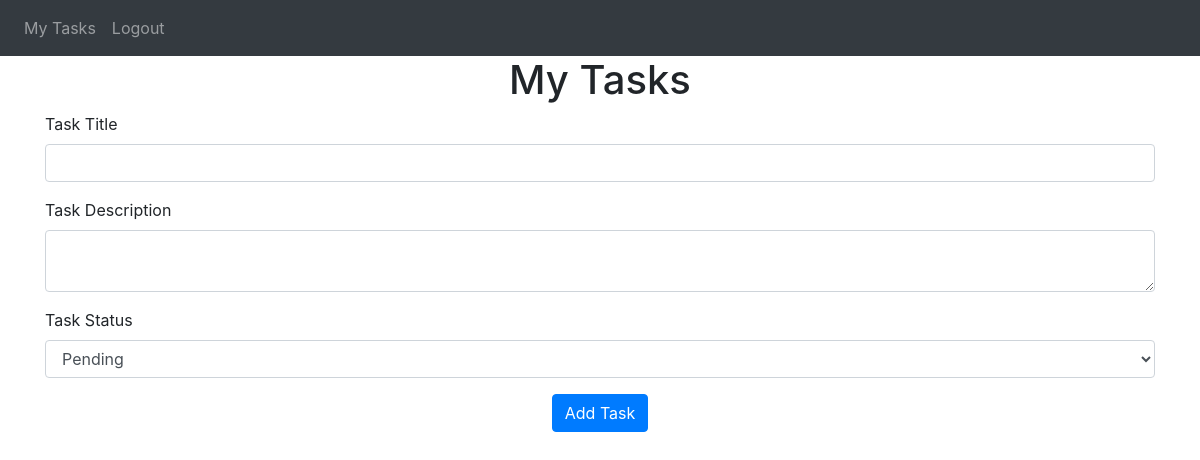
Page / (signed in) on the earlier database version.
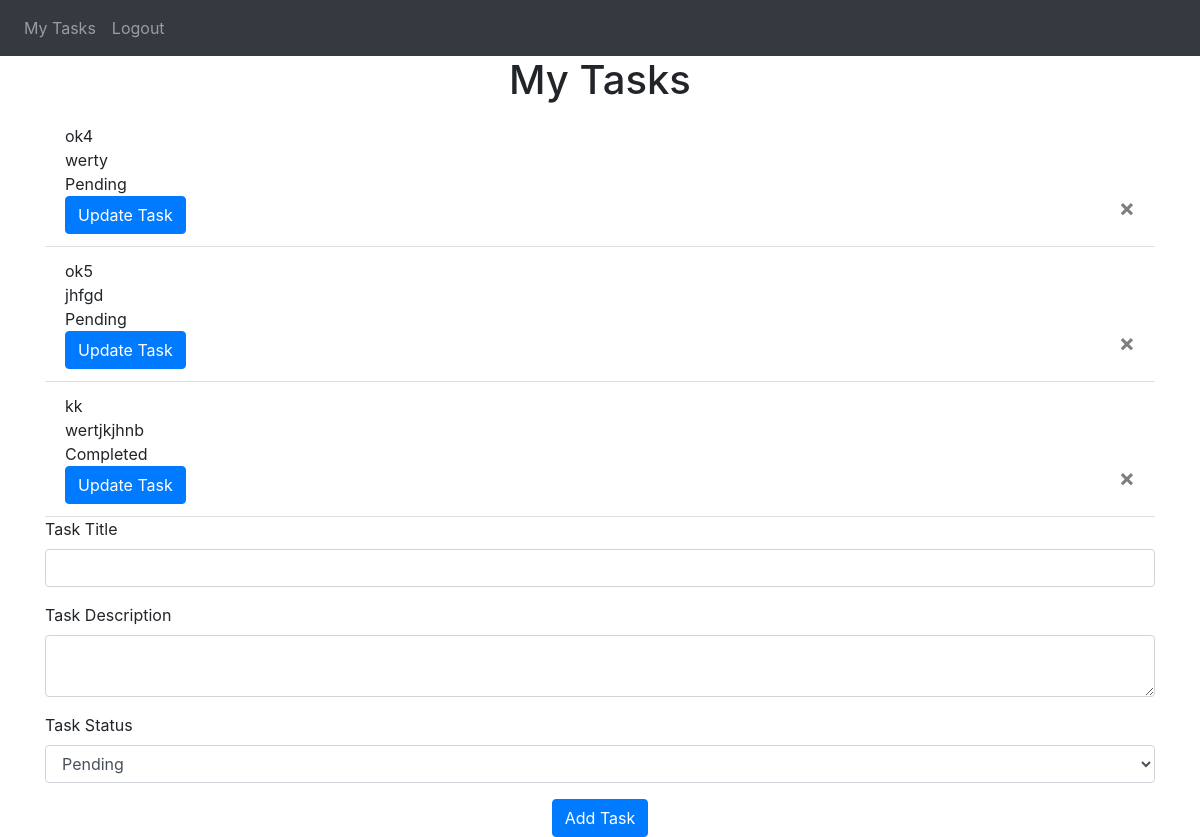
Same page on the later database version.
### website/models.py (models this page shows, shortened)
class Task(db.Model):
    taskId = db.Column(db.Integer, primary_key=True)
    taskTitle = db.Column(db.String(250))
    taskDescription = db.Column(db.Text)
    taskDate = db.Column(db.DateTime(timezone=True), default=func.now())
    taskStatus = db.Column(db.String(50), default=TaskStatus.PENDING.value)  # Use String type
    user_id = db.Column(db.Integer, db.ForeignKey('user.id'))

### website/views.py (the view, shortened to what this page needs)
@views.route('/', methods=['GET', 'POST', 'PUT'])
@login_required
def home():
    return render_template('home.html', user=current_user)

### website/__init__.py (called while the page is built)
def create_app():
    app = Flask(__name__)
    app.config['SECRET_KEY'] = 'hjshjhdjah kjshkjdhjs'
    app.config['SQLALCHEMY_DATABASE_URI'] = f'sqlite:///{DB_NAME}'
    db.init_app(app)
    from .views import views
    from .auth import auth
    app.register_blueprint(views, url_prefix='/')
    app.register_blueprint(auth, url_prefix='/')
    from .models import User, Task
    with app.app_context():
        db.create_all()
    login_manager = LoginManager()
    login_manager.login_view = 'auth.login'
    login_manager.init_app(app)
    @login_manager.user_loader
    def load_user(id):
        return User.query.get(int(id))
    return app

### website/templates/home.html (shortened to what this page needs)
{% extends "base.html" %}
{% block content %}
    <h1 align="center">My Tasks</h1>
    <ul class="list-group list-group-flush" id="tasks">
        {% for task in user.tasks %}
        <li class="list-group-item">
            {{ task.taskTitle }} </br>
            {{ task.taskDescription }} </br>
            {{ task.taskStatus }} </br>
            <button type="button" class="close" onclick="deleteTask({{ task.taskId }})">
                <span aria-hidden="true">&times;</span>
            </button>
            <button type="button" class="btn btn-primary" data-toggle="modal" data-target="#updateTaskModal" data-task-id="{{ task.taskId }}">
              Update Task
          </button>
        </li>
        {% endfor %}
    </ul>
    <form method="POST">
        <div class="form-group">
            <label for="taskTitle">Task Title</label>
            <input type="text" class="form-control" id="taskTitle" name="taskTitle">
        </div>
        <div class="form-group">
            <label for="taskDescription">Task Description</label>
            <textarea class="form-control" id="taskDescription" name="taskDescription"></textarea>
        </div>
        <div class="form-group">
            <label for="taskStatus">Task Status</label>
            <select class="form-control" id="taskStatus" name="taskStatus">
                <option value="Pending">Pending</option>
            </select>
        </div>
        <div align="center">
            <button type="submit" class="btn btn-primary">Add Task</button>
        </div>
    </form>
  </div>
{% endblock%}

Differences in the rows shown:
added Task: taskTitle "ok4", taskDescription "werty", taskStatus "Pending"
added Task: taskTitle "ok5", taskDescription "jhfgd", taskStatus "Pending"
added Task: taskTitle "kk", taskDescription "wertjkjhnb", taskStatus "Completed"
